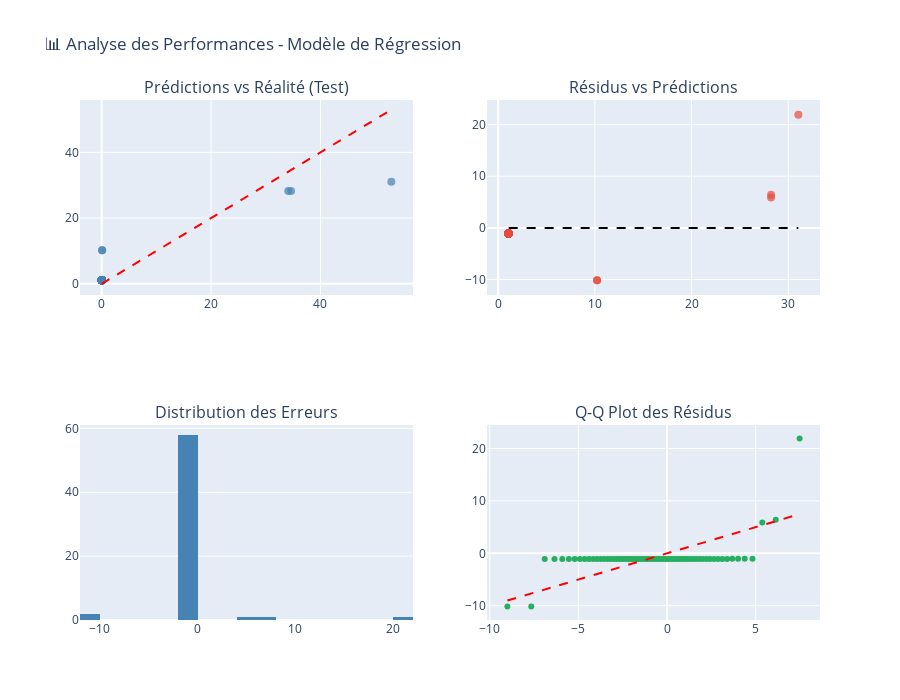

Write notebook code for a chart like this one.
### Code cell
# 3.2 Visualisation des performances de régression
fig = make_subplots(
    rows=2, cols=2,
    subplot_titles=(
        'Prédictions vs Réalité (Test)',
        'Résidus vs Prédictions',
        'Distribution des Erreurs',
        'Q-Q Plot des Résidus'
    )
)

# 1. Scatter plot prédictions vs réalité
fig.add_trace(
    go.Scatter(x=y_test_reg, y=y_pred_reg, mode='markers',
               marker=dict(color='steelblue', size=8, opacity=0.7),
               name='Prédictions'),
    row=1, col=1
)
fig.add_trace(
    go.Scatter(x=[0, max(y_test_reg)], y=[0, max(y_test_reg)], mode='lines',
               line=dict(color='red', dash='dash'), name='Parfait'),
    row=1, col=1
)

# 2. Résidus vs Prédictions
residuals = y_test_reg - y_pred_reg
fig.add_trace(
    go.Scatter(x=y_pred_reg, y=residuals, mode='markers',
               marker=dict(color='#e74c3c', size=8, opacity=0.7),
               name='Résidus'),
    row=1, col=2
)
fig.add_trace(
    go.Scatter(x=[min(y_pred_reg), max(y_pred_reg)], y=[0, 0], mode='lines',
               line=dict(color='black', dash='dash')),
    row=1, col=2
)

# 3. Distribution des erreurs
fig.add_trace(
    go.Histogram(x=residuals, nbinsx=20, marker_color='steelblue', name='Erreurs'),
    row=2, col=1
)

# 4. Q-Q Plot approximatif
sorted_residuals = np.sort(residuals)
theoretical_quantiles = np.linspace(0.01, 0.99, len(sorted_residuals))
from scipy import stats
theoretical_values = stats.norm.ppf(theoretical_quantiles, loc=np.mean(residuals), scale=np.std(residuals))
fig.add_trace(
    go.Scatter(x=theoretical_values, y=sorted_residuals, mode='markers',
               marker=dict(color='#27ae60', size=6), name='Q-Q'),
    row=2, col=2
)
fig.add_trace(
    go.Scatter(x=[min(theoretical_values), max(theoretical_values)], 
               y=[min(theoretical_values), max(theoretical_values)],
               mode='lines', line=dict(color='red', dash='dash')),
    row=2, col=2
)

fig.update_layout(
    title_text="📊 Analyse des Performances - Modèle de Régression",
    height=700, showlegend=False
)
fig.show()

### Figure 1 — Plotly figure (JSON) as saved in the notebook; plotly's stock layout.template omitted (floating-point values rounded to 4 significant figures)
{"data": [{"marker": {"color": "steelblue", "opacity": 0.7, "size": 8}, "mode": "markers", "name": "Prédictions", "type": "scatter", "x": [0.01217, 0.01209, 0.01295, 0.01168, 0.0135, 0.01168, 0.01195, 0.01205, 0.0124, 0.01188, 0.01188, 0.01186, 0.03334, 0.02904, 0.02097, 0.01206, 0.01207, 0.01221, 0.01256, 0.01267, 0.01308, 0.01221, 0.0122, 0.01273, 0.012, 0.01203, 0.01186, 0.08979, 0.08655, 0.07097, 0.01284, 0.01304, 0.0139, 0.01263, 0.01308, 0.0128, 0.0, 0.02628, 0.02628, 0.01168, 0.01176, 0.01172, 0.01206, 0.01301, 0.01483, 52.96, 34.11, 34.62, 0.03046, 0.02634, 0.02647, 0.01353, 0.0138, 0.01385, 0.01205, 0.01206, 0.01205, 0.01364, 0.01277, 0.01244, 0.01179, 0.01221, 0.01184], "xaxis": "x", "y": [1.086, 1.086, 1.086, 1.086, 1.086, 1.086, 1.086, 1.086, 1.086, 1.086, 1.086, 1.086, 1.086, 1.086, 1.086, 1.086, 1.086, 1.086, 1.086, 1.086, 1.086, 1.086, 1.086, 1.086, 1.086, 1.086, 1.086, 10.23, 10.23, 1.086, 1.086, 1.086, 1.086, 1.086, 1.086, 1.086, 1.086, 1.086, 1.086, 1.086, 1.086, 1.086, 1.086, 1.086, 1.086, 31.05, 28.23, 28.23, 1.086, 1.086, 1.086, 1.086, 1.086, 1.086, 1.086, 1.086, 1.086, 1.086, 1.086, 1.086, 1.086, 1.086, 1.086], "yaxis": "y"}, {"line": {"color": "red", "dash": "dash"}, "mode": "lines", "name": "Parfait", "type": "scatter", "x": [0, 52.96], "xaxis": "x", "y": [0, 52.96], "yaxis": "y"}, {"marker": {"color": "#e74c3c", "opacity": 0.7, "size": 8}, "mode": "markers", "name": "Résidus", "type": "scatter", "x": [1.086, 1.086, 1.086, 1.086, 1.086, 1.086, 1.086, 1.086, 1.086, 1.086, 1.086, 1.086, 1.086, 1.086, 1.086, 1.086, 1.086, 1.086, 1.086, 1.086, 1.086, 1.086, 1.086, 1.086, 1.086, 1.086, 1.086, 10.23, 10.23, 1.086, 1.086, 1.086, 1.086, 1.086, 1.086, 1.086, 1.086, 1.086, 1.086, 1.086, 1.086, 1.086, 1.086, 1.086, 1.086, 31.05, 28.23, 28.23, 1.086, 1.086, 1.086, 1.086, 1.086, 1.086, 1.086, 1.086, 1.086, 1.086, 1.086, 1.086, 1.086, 1.086, 1.086], "xaxis": "x2", "y": [-1.074, -1.074, -1.073, -1.074, -1.073, -1.074, -1.074, -1.074, -1.074, -1.074, -1.074, -1.074, -1.053, -1.057, -1.065, -1.074, -1.074, -1.074, -1.074, -1.073, -1.073, -1.074, -1.074, -1.073, -1.074, -1.074, -1.074, -10.14, -10.14, -1.015, -1.073, -1.073, -1.072, -1.074, -1.073, -1.073, -1.086, -1.06, -1.06, -1.074, -1.074, -1.074, -1.074, -1.073, -1.071, 21.91, 5.887, 6.395, -1.056, -1.06, -1.06, -1.073, -1.072, -1.072, -1.074, -1.074, -1.074, -1.073, -1.073, -1.074, -1.074, -1.074, -1.074], "yaxis": "y2"}, {"line": {"color": "black", "dash": "dash"}, "mode": "lines", "type": "scatter", "x": [1.086, 31.05], "xaxis": "x2", "y": [0, 0], "yaxis": "y2"}, {"marker": {"color": "steelblue"}, "name": "Erreurs", "nbinsx": 20, "type": "histogram", "x": [-1.074, -1.074, -1.073, -1.074, -1.073, -1.074, -1.074, -1.074, -1.074, -1.074, -1.074, -1.074, -1.053, -1.057, -1.065, -1.074, -1.074, -1.074, -1.074, -1.073, -1.073, -1.074, -1.074, -1.073, -1.074, -1.074, -1.074, -10.14, -10.14, -1.015, -1.073, -1.073, -1.072, -1.074, -1.073, -1.073, -1.086, -1.06, -1.06, -1.074, -1.074, -1.074, -1.074, -1.073, -1.071, 21.91, 5.887, 6.395, -1.056, -1.06, -1.06, -1.073, -1.072, -1.072, -1.074, -1.074, -1.074, -1.073, -1.073, -1.074, -1.074, -1.074, -1.074], "xaxis": "x3", "yaxis": "y3"}, {"marker": {"color": "#27ae60", "size": 6}, "mode": "markers", "name": "Q-Q", "type": "scatter", "x": [-9.009, -7.662, -6.903, -6.353, -5.911, -5.537, -5.21, -4.917, -4.65, -4.404, -4.173, -3.957, -3.751, -3.556, -3.368, -3.188, -3.013, -2.844, -2.679, -2.519, -2.362, -2.208, -2.057, -1.908, -1.761, -1.616, -1.472, -1.329, -1.187, -1.046, -0.9055, -0.7651, -0.6247, -0.484, -0.3429, -0.2011, -0.05845, 0.08539, 0.2306, 0.3776, 0.5265, 0.6778, 0.8317, 0.9887, 1.149, 1.314, 1.483, 1.657, 1.838, 2.026, 2.221, 2.427, 2.643, 2.873, 3.12, 3.387, 3.68, 4.007, 4.381, 4.822, 5.373, 6.132, 7.478], "xaxis": "x4", "y": [-10.14, -10.14, -1.086, -1.074, -1.074, -1.074, -1.074, -1.074, -1.074, -1.074, -1.074, -1.074, -1.074, -1.074, -1.074, -1.074, -1.074, -1.074, -1.074, -1.074, -1.074, -1.074, -1.074, -1.074, -1.074, -1.074, -1.074, -1.074, -1.074, -1.074, -1.074, -1.074, -1.074, -1.074, -1.073, -1.073, -1.073, -1.073, -1.073, -1.073, -1.073, -1.073, -1.073, -1.073, -1.073, -1.073, -1.073, -1.072, -1.072, -1.072, -1.071, -1.065, -1.06, -1.06, -1.06, -1.06, -1.057, -1.056, -1.053, -1.015, 5.887, 6.395, 21.91], "yaxis": "y4"}, {"line": {"color": "red", "dash": "dash"}, "mode": "lines", "type": "scatter", "x": [-9.009, 7.478], "xaxis": "x4", "y": [-9.009, 7.478], "yaxis": "y4"}], "layout": {"annotations": [{"font": {"size": 16}, "showarrow": false, "text": "Prédictions vs Réalité (Test)", "x": 0.225, "xanchor": "center", "xref": "paper", "y": 1, "yanchor": "bottom", "yref": "paper"}, {"font": {"size": 16}, "showarrow": false, "text": "Résidus vs Prédictions", "x": 0.775, "xanchor": "center", "xref": "paper", "y": 1, "yanchor": "bottom", "yref": "paper"}, {"font": {"size": 16}, "showarrow": false, "text": "Distribution des Erreurs", "x": 0.225, "xanchor": "center", "xref": "paper", "y": 0.375, "yanchor": "bottom", "yref": "paper"}, {"font": {"size": 16}, "showarrow": false, "text": "Q-Q Plot des Résidus", "x": 0.775, "xanchor": "center", "xref": "paper", "y": 0.375, "yanchor": "bottom", "yref": "paper"}], "height": 700, "showlegend": false, "title": {"text": "📊 Analyse des Performances - Modèle de Régression"}, "xaxis": {"anchor": "y", "domain": [0, 0.45]}, "xaxis2": {"anchor": "y2", "domain": [0.55, 1]}, "xaxis3": {"anchor": "y3", "domain": [0, 0.45]}, "xaxis4": {"anchor": "y4", "domain": [0.55, 1]}, "yaxis": {"anchor": "x", "domain": [0.625, 1]}, "yaxis2": {"anchor": "x2", "domain": [0.625, 1]}, "yaxis3": {"anchor": "x3", "domain": [0, 0.375]}, "yaxis4": {"anchor": "x4", "domain": [0, 0.375]}}}
